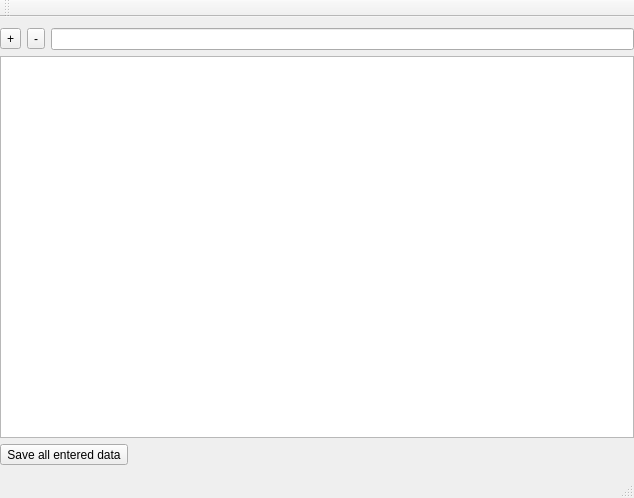
<?xml version="1.0" encoding="UTF-8"?>
<ui version="4.0">
 <class>MainWindow</class>
 <widget class="QMainWindow" name="MainWindow">
  <property name="geometry">
   <rect>
    <x>0</x>
    <y>0</y>
    <width>634</width>
    <height>498</height>
   </rect>
  </property>
  <property name="windowTitle">
   <string>MainWindow</string>
  </property>
  <widget class="QWidget" name="centralWidget">
   <layout class="QGridLayout" name="gridLayout">
    <property name="leftMargin">
     <number>0</number>
    </property>
    <property name="rightMargin">
     <number>0</number>
    </property>
    <item row="1" column="0" colspan="2">
     <widget class="QTableView" name="tableView"/>
    </item>
    <item row="0" column="0" colspan="2">
     <layout class="QHBoxLayout" name="horizontalLayout">
      <item>
       <widget class="QToolButton" name="add_button">
        <property name="text">
         <string>+</string>
        </property>
       </widget>
      </item>
      <item>
       <widget class="QToolButton" name="delete_button">
        <property name="text">
         <string>-</string>
        </property>
       </widget>
      </item>
      <item>
       <widget class="QLineEdit" name="find_lineEdit"/>
      </item>
     </layout>
    </item>
    <item row="2" column="0" colspan="2">
     <widget class="QToolButton" name="tbSaveAllData">
      <property name="text">
       <string>Save all entered data</string>
      </property>
     </widget>
    </item>
   </layout>
  </widget>
  <widget class="QMenuBar" name="menuBar">
   <property name="geometry">
    <rect>
     <x>0</x>
     <y>0</y>
     <width>634</width>
     <height>21</height>
    </rect>
   </property>
  </widget>
  <widget class="QToolBar" name="mainToolBar">
   <attribute name="toolBarArea">
    <enum>TopToolBarArea</enum>
   </attribute>
   <attribute name="toolBarBreak">
    <bool>false</bool>
   </attribute>
  </widget>
  <widget class="QStatusBar" name="statusBar"/>
 </widget>
 <layoutdefault spacing="6" margin="11"/>
 <resources/>
 <connections/>
</ui>
